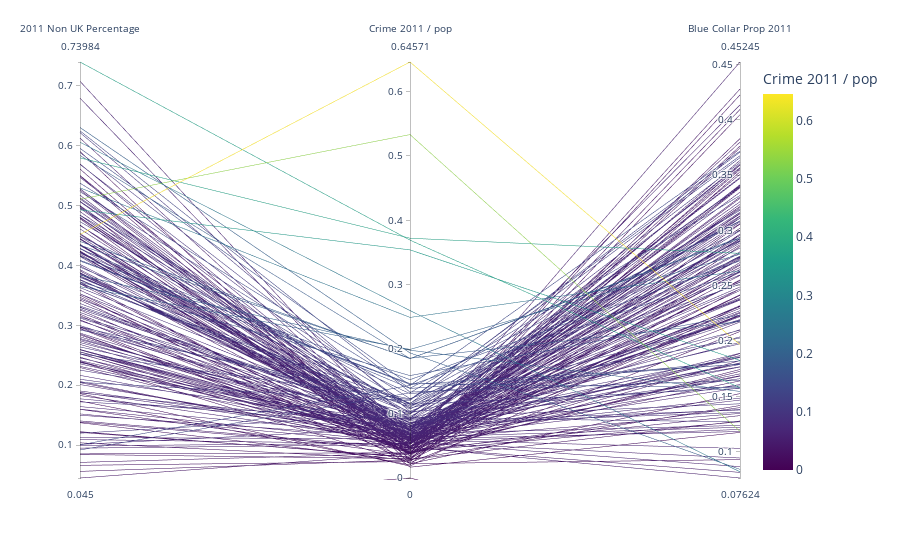

Write notebook code for a chart like this one.
### Code cell
pd.DataFrame.iteritems = pd.DataFrame.items #workaround due to version changes of Databricks Runtime
#grid_clip2['V_High'] = (grid_clip2[ 'Median Price Per Area'] > 12000).astype(int)

sampled_df = crime_final.sample(n=200, random_state=42)
fig = px.parallel_coordinates(sampled_df,
                            dimensions=['2011 Non UK Percentage',  'Crime 2011 / pop' ,'Blue Collar Prop 2011'],
                            color='Crime 2011 / pop',  # Change the color based on 'Crime 2011 / pop' column
                            color_continuous_scale='Viridis')  # Change the color scale if needed)
fig. show()

### Figure 1 — Plotly figure (JSON) as saved in the notebook; plotly's stock layout.template omitted (floating-point values rounded to 4 significant figures; data arrays with more than 128 entries replaced by an {"elided": "..."} marker saying what was removed)
{"data": [{"dimensions": [{"label": "2011 Non UK Percentage", "values": {"elided": "200 float values"}}, {"label": "Crime 2011 / pop", "values": {"elided": "200 float values"}}, {"label": "Blue Collar Prop 2011", "values": {"elided": "200 float values"}}], "domain": {"x": [0, 1], "y": [0, 1]}, "line": {"color": {"elided": "200 float values"}, "coloraxis": "coloraxis"}, "name": "", "type": "parcoords"}], "layout": {"coloraxis": {"colorbar": {"title": {"text": "Crime 2011 / pop"}}, "colorscale": [[0, "#440154"], [0.1111, "#482878"], [0.2222, "#3e4989"], [0.3333, "#31688e"], [0.4444, "#26828e"], [0.5556, "#1f9e89"], [0.6667, "#35b779"], [0.7778, "#6ece58"], [0.8889, "#b5de2b"], [1, "#fde725"]]}, "legend": {"tracegroupgap": 0}, "margin": {"t": 60}}}
